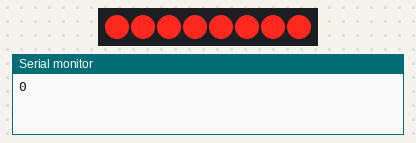
Bench run of a sketch on a simulated Arduino Uno, built with avr-gcc and run on an emulated ATmega328P. On the bench: 8 shift-register outputs drawn as a row of LEDs (first output left, lit = HIGH), the last lines printed to the serial monitor. Wiring (inferred from the names in the program): shift register (74HC595): data pin 4; shift clock pin 6; latch pin 5. Wiring (inferred from the signals the program sends): row of LEDs: on Q0, Q1, Q2, Q3, Q4, Q5, Q6, Q7.

Above: at 0.1 s.
At 4.1 s:
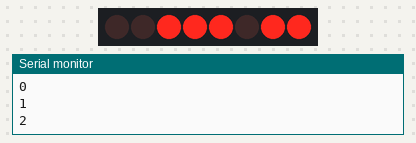
At 10.1 s:
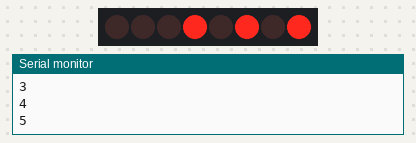
At 18.1 s:
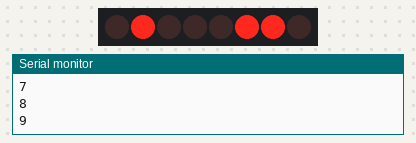
At 28.1 s:
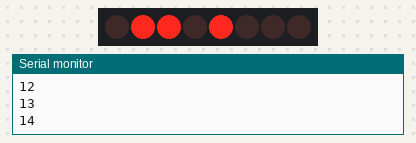
At 38.1 s:
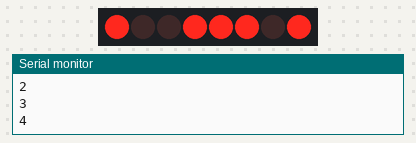
Timing chart, 0 to 39.6 s (numbered marks = the images above):
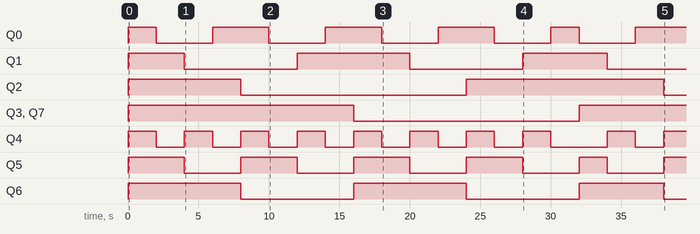

Measured:
- by itself, Q0: goes HIGH 2.0 s, 3 × (LOW 4.0 s, HIGH 4.0 s), LOW 4.0 s, HIGH 2.0 s, LOW 4.0 s, then HIGH
- by itself, Q1: goes HIGH 4.0 s, LOW 8.0 s, HIGH 8.0 s, LOW 8.0 s, HIGH 6.0 s, then LOW
- by itself, Q2: LOW → HIGH at 0.00 s, → LOW 8.0 s later, → HIGH 16.0 s later, → LOW 14.0 s later
- by itself, Q3, Q7: LOW → HIGH at 0.00 s, → LOW 16.0 s later, → HIGH 16.0 s later
- by itself, Q4: goes 7 × (HIGH 2.0 s, LOW 2.0 s), HIGH 2.0 s, LOW 4.0 s, HIGH 2.0 s, LOW 2.0 s, then HIGH
- by itself, Q5: goes 4 × (HIGH 4.0 s, LOW 4.0 s), HIGH 2.0 s, LOW 4.0 s, then HIGH
- by itself, Q6: goes HIGH 8.0 s, LOW 8.0 s, HIGH 8.0 s, LOW 8.0 s, HIGH 6.0 s, then LOW

The sketch:

LAB4-2.ino
```cpp
int latchPin = 5;
int clockPin = 6;
int dataPin = 4;
int b0 = 0, b1 = 0, b2 = 0, b3 = 0;
int g0 = 0, g1 = 0, g2 = 0, g3 = 0;
byte leds = 0;

int timr = 2000;

int i = 0;
/*
   setup() - this function runs once when you turn your Arduino on
   We initialize the serial connection with the computer
*/
void setup()
{
  Serial.begin(9600);

  pinMode(latchPin, OUTPUT);
  pinMode(dataPin, OUTPUT);
  pinMode(clockPin, OUTPUT);
}

/*
   loop() - this function runs over and over again
*/
void loop()
{

  // Serial.println(i);

  leds = 0;

  updateShiftRegister();
  if ((i % 2) > 0)
  {
    bitSet(leds, 3);
    b0 = 1;
  }
  else
  {
    b0 = 0;
  }

  if ((i % 4) > 1)
  {
    bitSet(leds, 2);
    b1 = 1;
  }
  else
  {
    b1 = 0;
  }

  if ((i % 8) > 3)
  {
    bitSet(leds, 1);
    b2 = 1;
  }
  else
  {
    b2 = 0;
  }

  if ((i % 16) > 7)
  {
    bitSet(leds, 0);
    b3 = 1;
  }
  else
  {
    b3 = 0;
  }

  g0 = b1 ^ b0;
  g1 = b1 ^ b2;
  g2 = b3 ^ b2;
  g3 = b3;

  if (g0 == 1)
  {
    bitSet(leds, 7);
  }
  if (g1 == 1)
  {
    bitSet(leds, 6);
  }
  if (g2 == 1)
  {
    bitSet(leds, 5);
  }
  if (g3 == 1)
  {
    bitSet(leds, 4);
  }

  /*
   Serial.print(n3);
   Serial.print(n2);
   Serial.print(n1);
   Serial.print(n0);
   Serial.println("");
   */

  updateShiftRegister();
  Serial.println(i);
  delay(timr);

  if ((i >= 15))
  {
    i = 0;
  }

  i++;
}

void updateShiftRegister()
{
  digitalWrite(latchPin, LOW);
  shiftOut(dataPin, clockPin, LSBFIRST, leds);
  digitalWrite(latchPin, HIGH);
}
```
